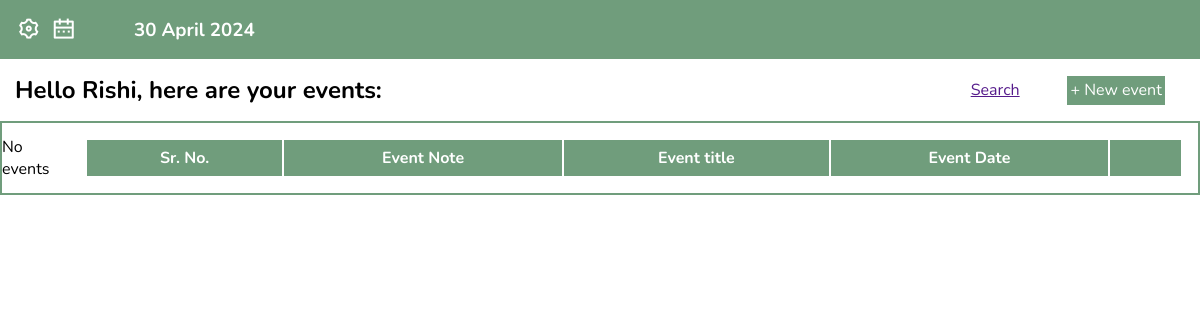
/events/ (signed in), run on an earlier commit of the app's database.
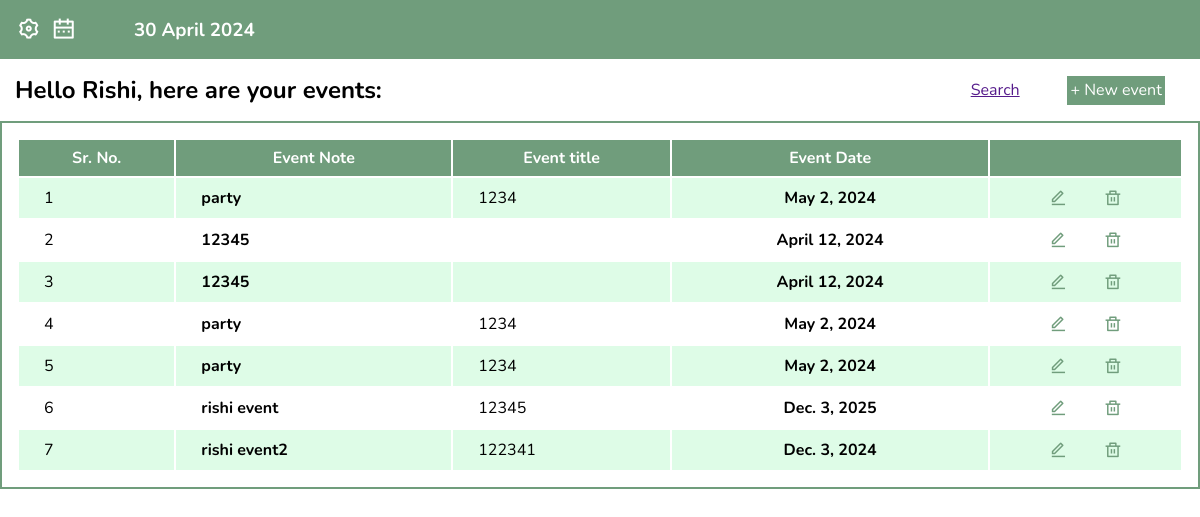
And on a later commit of the database.
### events/models.py (models this page shows, shortened)
class event(models.Model):
    event_user = models.ForeignKey(User, on_delete=models.CASCADE, null=True, blank=True)
    event_title = models.CharField(max_length=30)
    event_description = models.CharField(max_length=100, null=True, blank=True)
    event_date = models.DateField()

### Event_Calendar_project/views.py (the view)
# urls.py: path('events/',EventList.as_view(), name="all_events"),
class EventList(LoginRequiredMixin,ListView):
    model = event
    context_object_name = 'events'
    def get_context_data(self,**kwargs):
        context = super().get_context_data(**kwargs)
        context['events'] = context['events'].filter(event_user=self.request.user)
        return context

### events/templates/events/event_list.html (shortened to what this page needs)
<!DOCTYPE html>
<html>
<head>
    <link href="https://cdn.jsdelivr.net/npm/remixicon@4.2.0/fonts/remixicon.css" rel="stylesheet" />
</head>
<body>
    <div class="container">
        <div class="top">
            <div class="links">
                <a href="{% url 'settings-page' %}"><i class="ri-settings-3-line settings"></i></a>
                <a href="{% url 'calendar-home' %}"><i class="ri-calendar-2-line"></i></a>
            </div>
            <h3>{% now "d F Y" %}</h3>
        </div>
        <div class="bottom">
            <div class="tag-btns">
                <h2>Hello {{user.first_name}}, here are your events:</h2>
                <div class="btns">
                    <a href="">Search</a>
                    <a href="{% url 'event-create' %}"><button>+ New event</button></a>
                </div>
            </div>
            <div class="eventTable">
            <table>
                <tr>
                    <th>Sr. No.</th>
                    <th>Event Note</th>
                    <th>Event title</th>
                    <th>Event Date</th>
                    <th></th>
                </tr>
                {% for event in events %}
                <tr>
                    <td class="ctr"></td>
                    <td><b>{{event.event_title}}</b></td>
                    <td>{{event.event_description}}</td>
                    <td class="date-col"><b>{{event.event_date}}</b></td>
                    <td class="ud"> <a href="{% url 'event-update' event.id %}"><i class="ri-edit-line"></i></a>
                        <a href="{% url 'event-delete' event.id %}"><i class="ri-delete-bin-line"></i></a></td>
                </tr>
                {% empty %}
                <p>No events</p>
                {% endfor %}
            </table>
            </div>
        </div>
    </div>
</body>
</html>

What changed in the data, as far as the page shows it:
added event: event_title "party", event_description "1234", event_date "May 2, 2024"
added event: event_title "12345", event_date "April 12, 2024"
added event: event_title "12345", event_date "April 12, 2024"
added event: event_title "party", event_description "1234", event_date "May 2, 2024"
added event: event_title "party", event_description "1234", event_date "May 2, 2024"
added event: event_title "rishi event", event_description "12345", event_date "Dec. 3, 2025"
added event: event_title "rishi event2", event_description "122341", event_date "Dec. 3, 2024"
Also different on the page:
text no longer shown: "No events"
